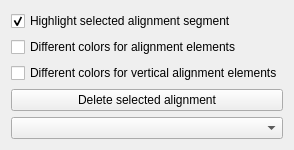
    <widget class="QWidget" name="tabAlignment">
     <attribute name="title">
      <string>Alignment</string>
     </attribute>
     <layout class="QGridLayout" name="gridLayout">
      <item row="0" column="0">
       <layout class="QVBoxLayout" name="verticalLayoutAlignment">
        <property name="sizeConstraint">
         <enum>QLayout::SetMaximumSize</enum>
        </property>
        <item>
         <widget class="QCheckBox" name="checkBoxHighlightSelectedAlignmentSegment">
          <property name="text">
           <string>Highlight selected alignment segment</string>
          </property>
          <property name="checked">
           <bool>true</bool>
          </property>
         </widget>
        </item>
        <item>
         <widget class="QCheckBox" name="checkBoxShowDifferentAlignmentElements">
          <property name="text">
           <string>Different colors for alignment elements</string>
          </property>
         </widget>
        </item>
        <item>
         <widget class="QCheckBox" name="checkBoxDifferentColorsForVerticalAlignmentElements">
          <property name="text">
           <string>Different colors for vertical alignment elements</string>
          </property>
         </widget>
        </item>
        <item>
         <widget class="QPushButton" name="pushButtonDeleteSelectedAlignment">
          <property name="text">
           <string>Delete selected alignment</string>
          </property>
         </widget>
        </item>
        <item>
         <widget class="QComboBox" name="comboBoxAlignment"/>
        </item>
       </layout>
      </item>
     </layout>
    </widget>
